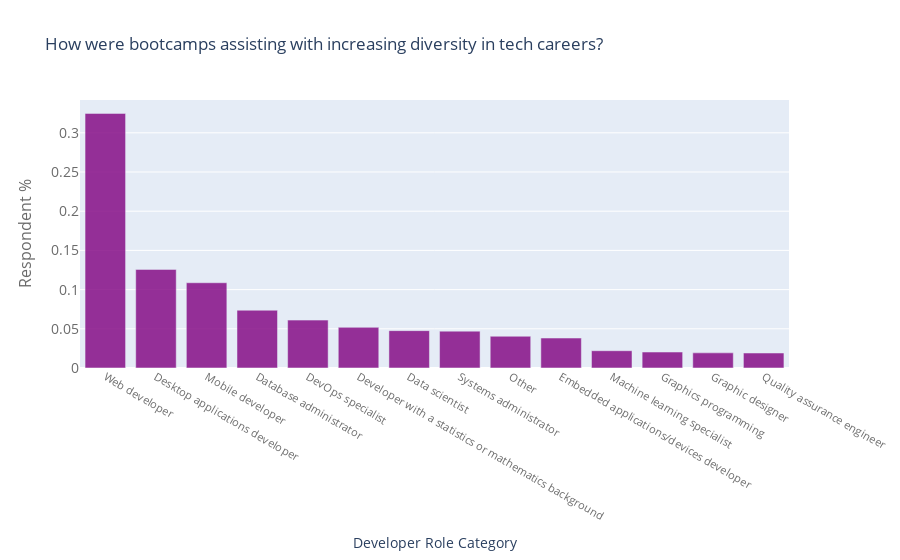

The notebook cell this image was saved under:
### Code cell
df = df_DT/total_count
df = df.reset_index()
df.columns = ['labels', 'values']
df = df[df['values'] > 0]
df['values'] = df['values']
var_title = "How were bootcamps assisting with increasing diversity in tech careers?"
var_x = df['labels']
var_y = df['values']
var_xticks='Developer Role Category'
var_yticks='Respondent %'
var_filename='fieldSalary_barchart.png'
var_color='purple'
var_opacity = 0.8
draw_barchart(var_x,var_y,var_xticks, var_yticks, var_title, var_filename, var_color, var_opacity)

### Figure 1 — Plotly figure (JSON) as saved in the notebook; plotly's stock layout.template omitted (floating-point values rounded to 4 significant figures)
{"data": [{"marker": {"color": "purple", "reversescale": true}, "opacity": 0.8, "type": "bar", "x": ["Web developer", "Desktop applications developer", "Mobile developer", "Database administrator", "DevOps specialist", "Developer with a statistics or mathematics background", "Data scientist", "Systems administrator", "Other", "Embedded applications/devices developer", "Machine learning specialist", "Graphics programming", "Graphic designer", "Quality assurance engineer"], "y": [0.3247, 0.1257, 0.1087, 0.07368, 0.06108, 0.05185, 0.04765, 0.04702, 0.04051, 0.0382, 0.02204, 0.02036, 0.01931, 0.0191]}], "layout": {"title": {"text": "How were bootcamps assisting with increasing diversity in tech careers?"}, "xaxis": {"tickfont": {"color": "rgb(107, 107, 107)", "size": 11}, "title": {"text": "Developer Role Category"}}, "yaxis": {"tickfont": {"color": "rgb(107, 107, 107)", "size": 14}, "title": {"font": {"color": "rgb(107, 107, 107)", "size": 16}, "text": "Respondent %"}}}}
